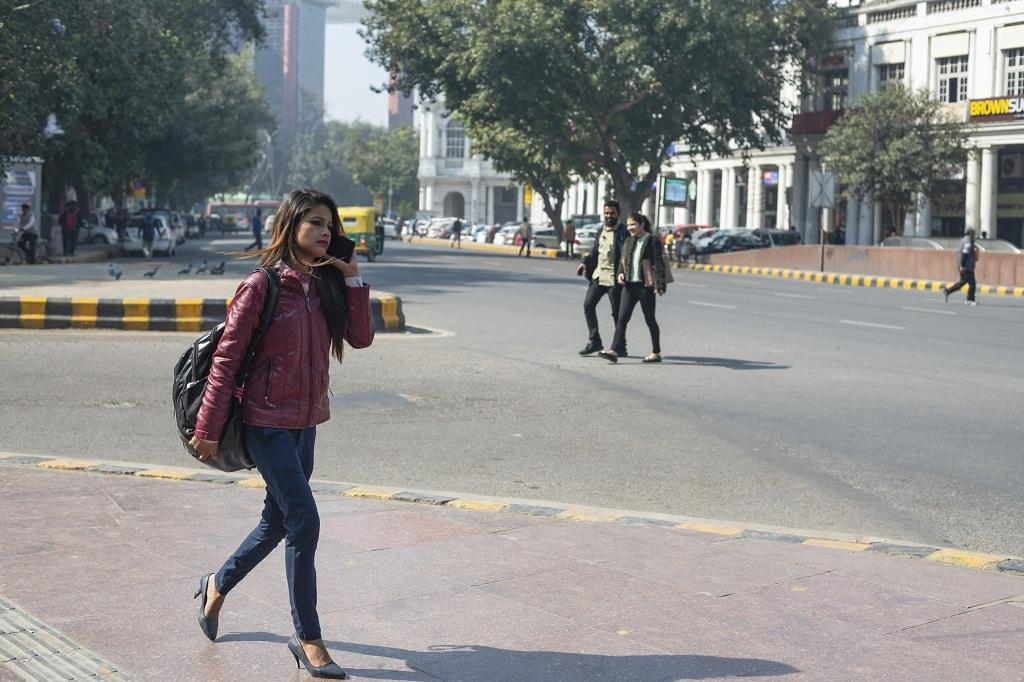
#> input picture Pedestrian-Detection-System/image.jpg, 1024 x 682 px, found by its file name
$ python main.py
#> lines starting #> are read from the running program, lines starting #| are printed output that depends on the picture; after the words box and inside, x2 and y2 are one past the last pixel; in counts of white or black regions, pixels touching at a corner belong together
import cv2
import imutils

# Initialize the HOG person detector
hog = cv2.HOGDescriptor()
hog.setSVMDetector(cv2.HOGDescriptor_getDefaultPeopleDetector())

# Read the image
image = cv2.imread("C:\\Users\\sidsh\\OneDrive\\Desktop\\Vs Code\\Yash Github\\image.jpg")
#> image is the input picture: shape (682, 1024, 3); mean B, G, R 137.6, 138.7, 139


# Check if the image was successfully loaded
if image is None:
    print("Error: Unable to load image. Please check the file path.")
else:
    # Resize the image
    image = imutils.resize(image, width=min(400, image.shape[1]))
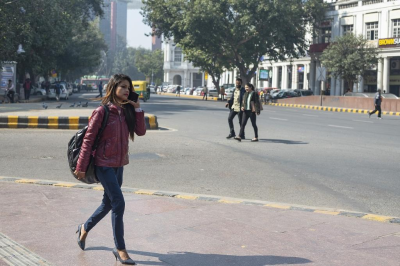
#> image: shape (266, 400, 3); mean B, G, R 137.6, 138.7, 139

    # Detect pedestrians in the image
    (regions, _) = hog.detectMultiScale(image,
                                         winStride=(4, 4),
                                         padding=(4, 4),
                                         scale=1.05)
#> regions = [[339, 9, 61, 130], [209, 20, 73, 146], [68, 73, 88, 176]]

    # Draw rectangles around the detected pedestrians
    for (x, y, w, h) in regions:
        cv2.rectangle(image, (x, y), (x + w, y + h), (0, 255, 0), 2)
#> this loop made 3 passes
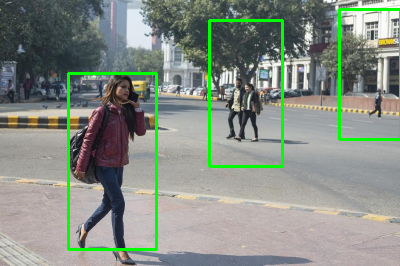
#> image: shape (266, 400, 3); 3.54% of pixels changed, all inside (x1, y1, x2, y2) = (67, 8, 400, 251)

    # Show the output image
    cv2.imshow("Pedestrian Detection", image)
    cv2.waitKey(0)
    cv2.destroyAllWindows()
